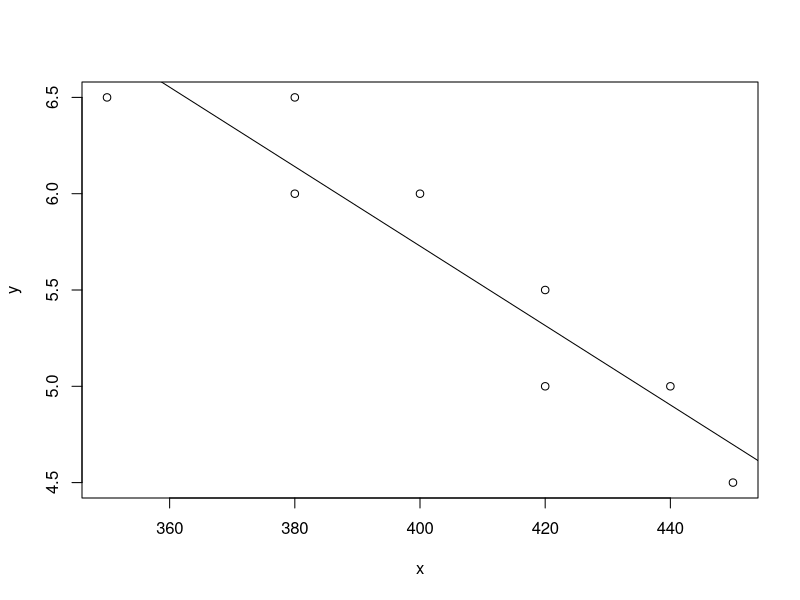

This chart was generated by the following R code:
x <- c(420,380,350,400,440,380,450,420)
y <- c(5.5,6,6.5,6,5,6.5,4.5,5)
plot(x,y)
sxy <- 0 
sxx <- 0
syy <- 0
for(i in 1:8){
  sxy <- sxy + (x[i] - mean(x))*(y[i] - mean(y))
  sxx <- sxx + (x[i] - mean(x))*(x[i] - mean(x))
}
b1 <- sxy/sxx
b0 <- mean(y) - b1*mean(x)
abline(b0,b1)

err <- cbind(y - b0 - b1*x) #demander comment les afficher sur les plot ? si possible

model <- lm(y~x)
coef(model)
#questions : qst 3 ?? et 6 et 7 ?? pas compris la question (excel ? )
